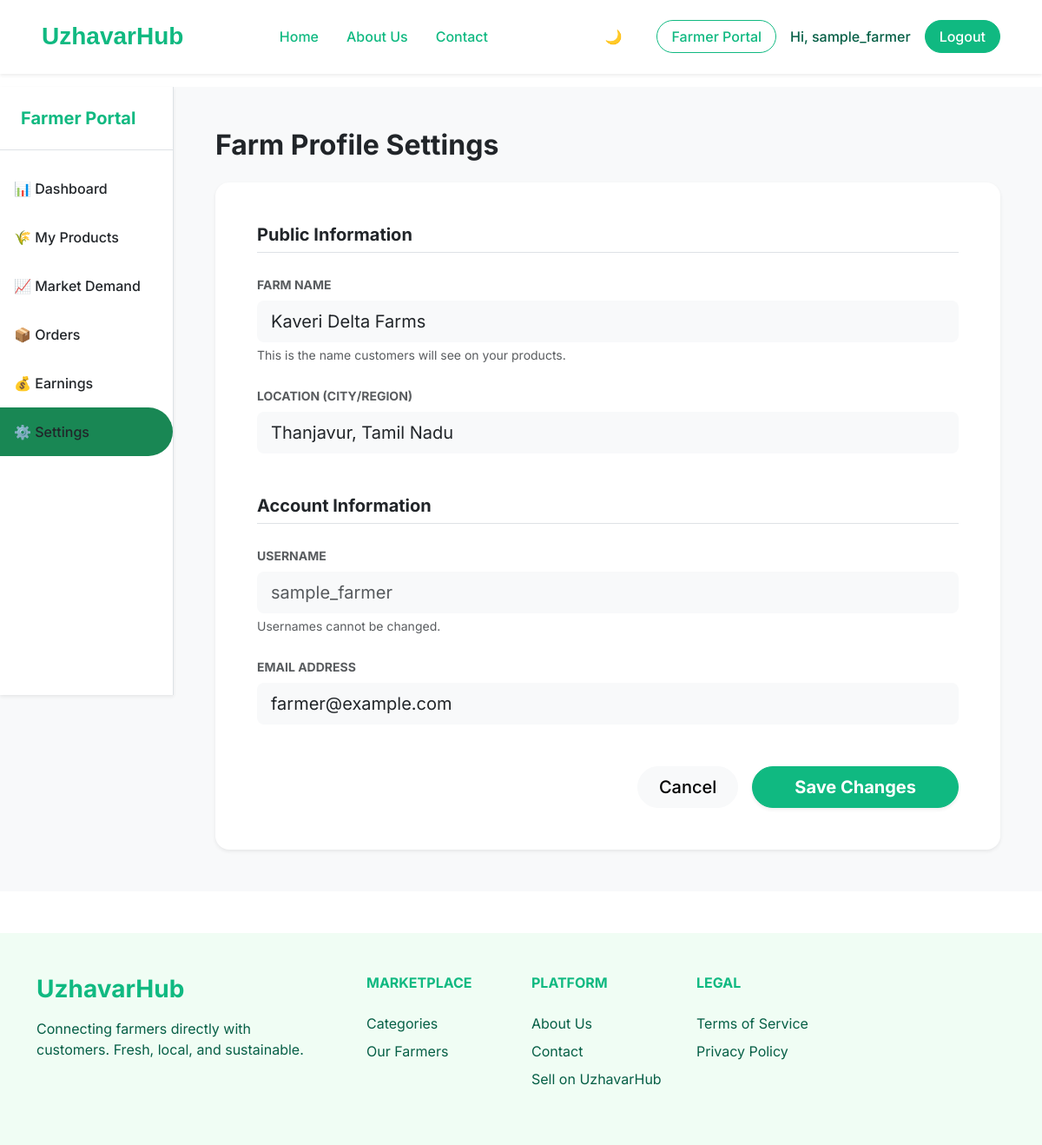
The app's page /farmer/settings/ (signed in) with its own data.
### accounts/models.py (models this page shows, shortened)
class User(AbstractUser):
    ROLE_CHOICES = (
        ('CUSTOMER', 'Customer'),
        ('FARMER', 'Farmer'),
        ('ADMIN', 'Admin'),
    )
    role = models.CharField(max_length=20, choices=ROLE_CHOICES, default='CUSTOMER')

class FarmerProfile(models.Model):
    user = models.OneToOneField(User, on_delete=models.CASCADE, related_name='farmer_profile')
    farm_name = models.CharField(max_length=255)
    location = models.CharField(max_length=255)
    is_verified = models.BooleanField(default=False)

### farmer/views.py (the view, shortened to what this page needs)
# urls.py: path('settings/', views.farmer_settings, name='settings'),
@login_required
def farmer_settings(request):
    if not is_farmer(request.user):
        raise PermissionDenied("Only farmers can access this portal.")
    from accounts.models import FarmerProfile
    profile, created = FarmerProfile.objects.get_or_create(user=request.user)
    return render(request, 'farmer/settings.html', {'profile': profile})

### farmer/views.py (called while the page is built)
def is_farmer(user):
    return user.is_authenticated and user.role == 'FARMER'

### farmer/templates/farmer/settings.html (shortened to what this page needs)
{% extends 'farmer/farmer_base.html' %}
{% block farmer_content %}
<div class="d-flex justify-content-between align-items-center mb-4">
    <h2 class="fw-bold text-body mb-0">Farm Profile Settings</h2>
</div>
<div class="card border-0 shadow-sm rounded-4 max-w-2xl">
    <div class="card-body p-4 p-md-5">
        <form method="post">
            <h5 class="fw-bold mb-4 border-bottom pb-2">Public Information</h5>
            <div class="mb-4">
                <label class="form-label fw-bold text-muted small">FARM NAME</label>
                <input type="text" class="form-control form-control-lg bg-body-tertiary border-0" name="farm_name" value="{{ profile.farm_name }}" required>
                <div class="form-text">This is the name customers will see on your products.</div>
            </div>
            <div class="mb-5">
                <label class="form-label fw-bold text-muted small">LOCATION (CITY/REGION)</label>
                <input type="text" class="form-control form-control-lg bg-body-tertiary border-0" name="location" value="{{ profile.location }}" required>
            </div>
            <h5 class="fw-bold mb-4 border-bottom pb-2">Account Information</h5>
            <div class="mb-4">
                <label class="form-label fw-bold text-muted small">USERNAME</label>
                <input type="text" class="form-control form-control-lg bg-body-tertiary border-0 text-muted" value="{{ user.username }}" disabled>
                <div class="form-text">Usernames cannot be changed.</div>
            </div>
            <div class="mb-5">
                <label class="form-label fw-bold text-muted small">EMAIL ADDRESS</label>
                <input type="email" class="form-control form-control-lg bg-body-tertiary border-0" name="email" value="{{ user.email }}">
            </div>
            <div class="d-flex justify-content-end gap-3">
                <a href="{% url 'farmer:dashboard' %}" class="btn btn-light btn-lg rounded-pill px-4 fw-medium">Cancel</a>
                <button type="submit" class="btn btn-success btn-lg rounded-pill px-5 fw-bold shadow-sm">Save Changes</button>
            </div>
        </form>
    </div>
</div>
{% endblock farmer_content %}

### core/templates/core/base.html (shortened to what this page needs)
{% load static %}
<!DOCTYPE html>
<html lang="en">
<head>
    <link href="https://cdn.jsdelivr.net/npm/bootstrap@5.3.0/dist/css/bootstrap.min.css" rel="stylesheet">
    <link rel="stylesheet" href="{% static 'css/styles.css' %}">
</head>
<body>
    {% block navbar %}
    <div class="fixed-top d-flex justify-content-center w-100" style="pointer-events: none;">
        <nav id="main-navbar" class="navbar navbar-expand-xl glass-nav py-3 shadow-sm" style="pointer-events: auto;">
        <div class="container-fluid px-4 px-lg-5">
            <a class="navbar-brand fw-bold text-success fs-3" href="/">UzhavarHub</a>
            <div class="collapse navbar-collapse justify-content-center" id="navbarNav">
                <ul class="navbar-nav gap-2 gap-xl-3 mx-auto">
                    <li class="nav-item">
                        {% if user.is_authenticated and user.role == 'FARMER' %}
                            <a class="nav-link text-success fw-medium text-nowrap" href="{% url 'farmer:dashboard' %}">Home</a>
                        {% else %}
                            <a class="nav-link text-success fw-medium text-nowrap" href="/">Home</a>
                        {% endif %}
                    </li>
                    <li class="nav-item">
                        <a class="nav-link text-success fw-medium text-nowrap" href="#">About Us</a>
                    </li>
                    <li class="nav-item">
                        <a class="nav-link text-success fw-medium text-nowrap" href="#">Contact</a>
                    </li>
                </ul>
            </div>
            <div class="d-flex gap-2 gap-xl-3 align-items-center ms-lg-4">
                <button id="themeToggleBtn" class="btn btn-outline-secondary rounded-pill px-3 me-2 border-0" title="Toggle Theme">
                    <span id="themeIcon">🌙</span>
                </button>
                {% if user.is_authenticated %}
                    {% if user.role == 'FARMER' %}
                        <a href="{% url 'farmer:dashboard' %}" class="btn btn-outline-success fw-medium px-3 text-nowrap rounded-pill">Farmer Portal</a>
                    {% endif %}
                    <span class="text-success-emphasis fw-medium text-nowrap" title="{{ user.username }}">Hi, {{ user.username|truncatechars:15 }}</span>
                    <form action="{% url 'accounts:logout' %}" method="post" class="d-inline m-0">
                        <button type="submit" class="btn btn-success fw-medium px-3 text-nowrap rounded-pill">Logout</button>
                    </form>
                {% else %}
                    <a href="{% url 'accounts:login' %}" class="text-success text-decoration-none fw-medium text-nowrap">Login</a>
                    <a href="{% url 'accounts:signup' %}" class="btn btn-success fw-medium px-4 text-nowrap rounded-pill">Sign up</a>
                {% endif %}
            </div>
            </div>
        </div>
    <div style="height: 100px;"></div>
    {% endblock navbar %}
    <main class="flex-grow-1">
        {% block content %}
        {% endblock content %}
    </main>
    {% block footer %}
    <footer class="footer-bg py-5 mt-5">
        <div class="container">
            <div class="row gy-4">
                <div class="col-lg-4 col-md-6">
                    <h3 class="fw-bold text-success mb-3">UzhavarHub</h3>
                    <p class="text-success-emphasis mb-0 pe-4">
                        Connecting farmers directly with customers. Fresh, local, and sustainable.
                    </p>
                </div>
                <div class="col-lg-2 col-md-6">
                    <h6 class="fw-bold text-success text-uppercase mb-4">Marketplace</h6>
                    <ul class="list-unstyled d-flex flex-column gap-2">
                        <li><a href="{% url 'marketplace:category_list' %}" class="text-success-emphasis text-decoration-none">Categories</a></li>
                        <li><a href="{% url 'marketplace:farmer_list' %}" class="text-success-emphasis text-decoration-none">Our Farmers</a></li>
                    </ul>
                </div>
                <div class="col-lg-2 col-md-6">
                    <h6 class="fw-bold text-success text-uppercase mb-4">Platform</h6>
                    <ul class="list-unstyled d-flex flex-column gap-2">
                        <li><a href="#" class="text-success-emphasis text-decoration-none">About Us</a></li>
                        <li><a href="#" class="text-success-emphasis text-decoration-none">Contact</a></li>
                        <li><a href="#" class="text-success-emphasis text-decoration-none">Sell on UzhavarHub</a></li>
                    </ul>
                </div>
                <div class="col-lg-2 col-md-6">
                    <h6 class="fw-bold text-success text-uppercase mb-4">Legal</h6>
                    <ul class="list-unstyled d-flex flex-column gap-2">
                        <li><a href="#" class="text-success-emphasis text-decoration-none">Terms of Service</a></li>
                        <li><a href="#" class="text-success-emphasis text-decoration-none">Privacy Policy</a></li>
                    </ul>
                </div>
            </div>
        </div>
    </footer>
    {% endblock footer %}
</body>
</html>

### core/static/css/styles.css (style rules this page uses)
:root { --uh-green: #10B981; --uh-green-dark: #059669; --uh-green-light: #f0fdf4; --uh-text: #065f46; }
body { font-family: 'Inter', sans-serif; display: flex; flex-direction: column; min-height: 100vh; }
.text-success { color: var(--uh-green) !important; }
.text-success-emphasis { color: var(--uh-text) !important; }
.btn-success { background-color: var(--uh-green); border-color: var(--uh-green); }
.btn-outline-success { color: var(--uh-green); border-color: var(--uh-green); }
.footer-bg { background-color: var(--uh-green-light); }

### core/templates/core/base.html (style rules this page uses)
body { font-family: 'Inter', sans-serif; }
.navbar-brand { font-family: 'Outfit', sans-serif; }
.glass-nav { background: rgba(255, 255, 255, 0.95); backdrop-filter: blur(16px); -webkit-backdrop-filter: blur(16px); border-bottom: 1px solid rgba(255, 255, 255, 0.2); transition: all 0.4s ease-in-out !important; z-index: 1030; margin: 0 auto; border-radius: 0; width: 100%; max-width: 100%; }
@media (min-width: 1200px) { .navbar-collapse { transition: all 0.3s ease; } }

### records on screen
User: username "sample_farmer", email "farmer@example.com"
FarmerProfile: farm_name "Kaveri Delta Farms", location "Thanjavur, Tamil Nadu"
